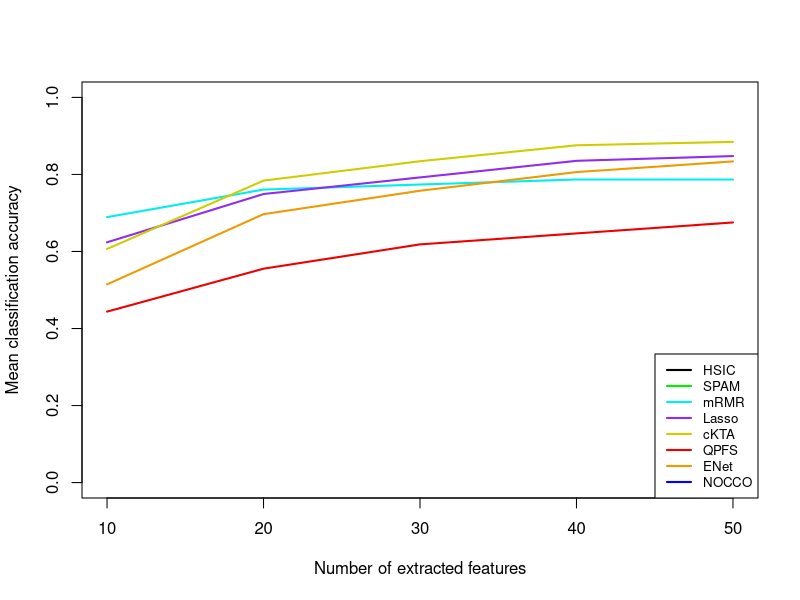

Write the R code that produced this figure.
setwd("~/00_Ensai/projet-methodo/ProjetMethodo/real-word-datasets/res_mca_red_ar10p/")
rm(list=ls())

mrmr <- read.csv("ar10p_mrmr_mca.csv", sep="", header=FALSE)
lasso <- read.csv("ar10p_lasso_mca.csv", sep="", header=FALSE)
enet <- read.csv("ar10p_enet_mca.csv", sep="", header=FALSE)
ckta <- read.csv("ar10p_ckta_mca.csv", sep="", header=FALSE)
ckta <- ckta[1:13,]
qpfs <- read.csv("ar10p_qpfs_mca.csv", sep="", header=FALSE)

red_mrmr <- read.csv("ar10p_mrmr_red50.csv", header=FALSE,sep="")
red_lasso <- read.csv("ar10p_enet_red50.csv", header=FALSE, sep="")
red_enet <- read.csv("ar10p_lasso_red50.csv", header=FALSE, sep="")
red_ckta <- read.csv("ar10p_ckta_red50.csv")
red_qpfs <- read.csv("ar10p_qpfs_red50.csv", header=FALSE, sep="")


cmean_mrmr <- colMeans(mrmr)
cmean_lasso <- colMeans(lasso)
cmean_enet <- colMeans(enet)
cmean_ckta <- colMeans(ckta)
cmean_qpfs <- colMeans(qpfs)

# - variance associé à la colonne 5
sqrt(var(mrmr$V5))
sqrt(var(lasso$V5))
sqrt(var(enet$V5))
sqrt(var(ckta$V5))
sqrt(var(qpfs$V5))


# red score mean and S.D
red_mrmr_vec <- as.vector(as.matrix(red_mrmr))
red_lasso_vec <- as.vector(as.matrix(red_lasso))
red_enet_vec <- as.vector(as.matrix(red_enet))
red_ckta_vec <- as.vector(as.matrix(red_ckta))
red_qpfs_vec <- as.vector(as.matrix(red_qpfs))

mean(red_mrmr_vec)
sqrt(var(red_mrmr_vec))

mean(red_lasso_vec)
sqrt(var(red_lasso_vec))

mean(red_enet_vec)
sqrt(var(red_enet_vec))

mean(red_ckta_vec)
sqrt(var(red_ckta_vec))

mean(red_qpfs_vec)
sqrt(var(red_qpfs_vec))


features_index <- seq(10,50,10)
plot(features_index,cmean_mrmr,type="l",col="cyan2",ylim=c(0,1),
     xlab ="Number of extracted features",
     ylab="Mean classification accuracy",
     lwd=2)
lines(features_index,cmean_enet,type="l",col="orange2",lwd=2)
lines(features_index,cmean_lasso,type="l",col="purple2",lwd=2)
lines(features_index,cmean_ckta,type="l",col="yellow3",lwd=2)
lines(features_index,cmean_qpfs,type="l",col="red2",lwd=2)

legend("bottomright", 
    legend = c("HSIC", "SPAM",     "mRMR", "Lasso",     "cKTA", "QPFS", "ENet","NOCCO"), 
       col = c("black", "green2", "cyan2", "purple2", "yellow3", "red2", "orange2","blue"), 
       lwd = 2, cex = 0.8)
